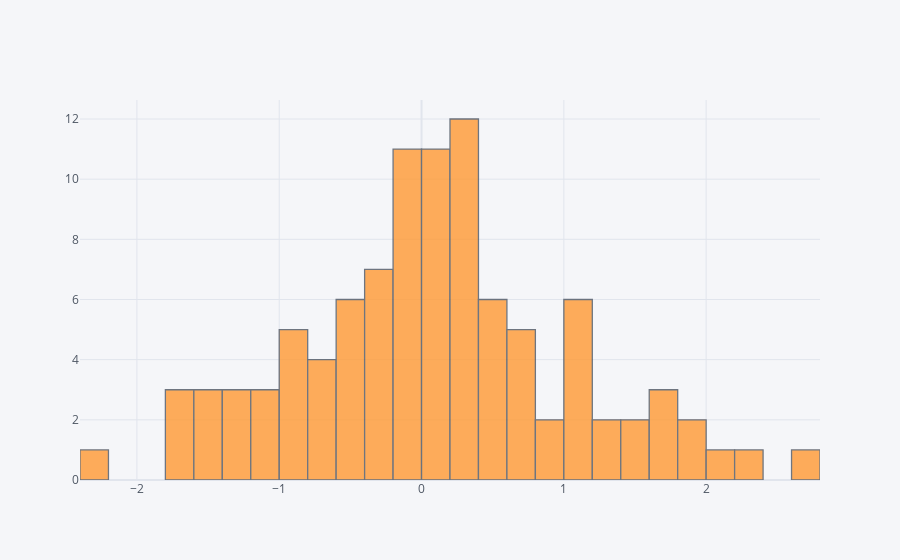

Notebook source saved alongside this figure:
### Markdown cell above
# Histrogram

### Code cell
fake_df['A'].iplot(kind='hist', bins=35)

### Figure 1 — Plotly figure (JSON) as saved in the notebook; plotly's stock layout.template omitted (floating-point values rounded to 4 significant figures)
{"data": [{"histfunc": "count", "histnorm": "", "marker": {"color": "rgba(255, 153, 51, 1.0)", "line": {"color": "#4D5663", "width": 1.3}}, "name": "A", "nbinsx": 35, "opacity": 0.8, "orientation": "v", "type": "histogram", "x": [2.01, 1.585, 0.9517, 1.421, 0.02669, 1.774, 0.17, -1.166, -1.688, -0.9638, 0.3195, 0.4521, -0.5857, -1.333, -0.1823, 1.033, 0.3741, -1.375, 1.883, -0.1691, -0.3293, 0.2627, -0.3598, 0.5447, 1.61, -0.3804, 0.1474, 1.669, 1.815, 1.018, 2.766, 0.6612, 0.2986, -1.705, -0.6711, -0.1629, -1.765, 0.05621, -0.7067, -0.2541, -1.574, 0.4424, 0.9446, 0.2363, 0.1479, 0.225, -0.0133, 0.2316, 0.6735, -0.1079, -1.55, -0.4153, -0.2288, 2.389, -0.5011, -0.1814, 0.1048, 0.7087, -1.457, -2.276, -0.9281, 0.2247, 0.5161, 0.249, -0.01702, -0.2353, 0.621, 1.026, -0.05291, -1.202, 0.202, -0.3229, 0.5525, -0.4029, -0.05988, 0.1278, -0.1796, 1.027, 1.177, -0.6396, 0.3745, 0.6417, -1.008, 0.02226, 0.2191, -0.6436, 1.264, -0.4889, 0.05971, -0.9664, 1.095, -0.8409, -0.8718, -0.1857, 0.1809, 1.275, -0.4396, -1.174, 0.1368, 0.5004]}], "layout": {"barmode": "overlay", "legend": {"bgcolor": "#F5F6F9", "font": {"color": "#4D5663"}}, "paper_bgcolor": "#F5F6F9", "plot_bgcolor": "#F5F6F9", "title": {"font": {"color": "#4D5663"}}, "xaxis": {"gridcolor": "#E1E5ED", "showgrid": true, "tickfont": {"color": "#4D5663"}, "title": {"font": {"color": "#4D5663"}, "text": ""}, "zerolinecolor": "#E1E5ED"}, "yaxis": {"gridcolor": "#E1E5ED", "showgrid": true, "tickfont": {"color": "#4D5663"}, "title": {"font": {"color": "#4D5663"}, "text": ""}, "zerolinecolor": "#E1E5ED"}}}
